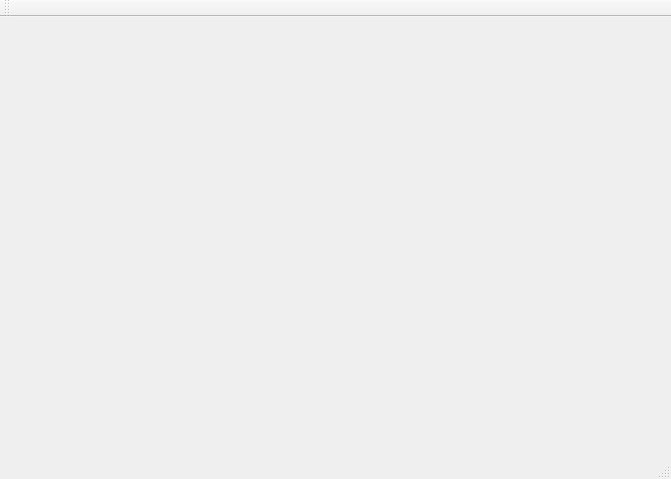
<?xml version="1.0" encoding="UTF-8"?>
<ui version="4.0">
 <class>MainWindow</class>
 <widget class="QMainWindow" name="MainWindow">
  <property name="geometry">
   <rect>
    <x>0</x>
    <y>0</y>
    <width>671</width>
    <height>479</height>
   </rect>
  </property>
  <property name="windowTitle">
   <string>Face Detector</string>
  </property>
  <widget class="QWidget" name="centralWidget">
   <widget class="QLabel" name="camView">
    <property name="geometry">
     <rect>
      <x>16</x>
      <y>0</y>
      <width>641</width>
      <height>421</height>
     </rect>
    </property>
    <property name="text">
     <string/>
    </property>
   </widget>
  </widget>
  <widget class="QMenuBar" name="menuBar">
   <property name="geometry">
    <rect>
     <x>0</x>
     <y>0</y>
     <width>671</width>
     <height>21</height>
    </rect>
   </property>
  </widget>
  <widget class="QToolBar" name="mainToolBar">
   <attribute name="toolBarArea">
    <enum>TopToolBarArea</enum>
   </attribute>
   <attribute name="toolBarBreak">
    <bool>false</bool>
   </attribute>
  </widget>
  <widget class="QStatusBar" name="statusBar"/>
 </widget>
 <layoutdefault spacing="6" margin="11"/>
 <resources/>
 <connections/>
</ui>
